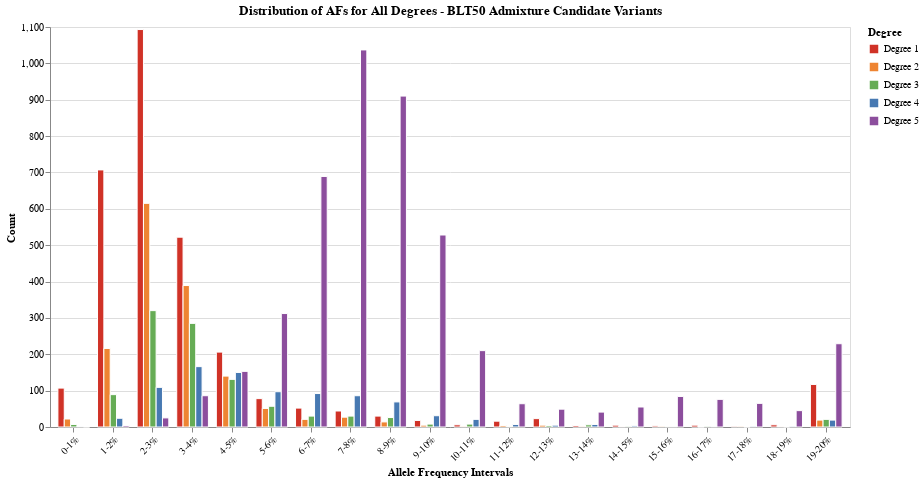

Notebook code cell kept with this figure:
### Code cell
import altair as alt
import pandas as pd
import numpy as np

# Your data
degree_1 = [107, 707, 1093, 522, 206, 78, 52, 44, 30, 205]
degree_2 = [22, 216, 615, 389, 140, 51, 21, 27, 14, 43]
degree_3 = [7, 89, 320, 285, 131, 57, 30, 30, 26, 53]
degree_4 = [1, 24, 109, 166, 150, 97, 92, 86, 69, 99]
degree_5 = [0, 4, 25, 86, 153, 312, 689, 1037, 910, 1446] # sum = 4461


degree_1_20 = [107, 707, 1093, 522, 206, 78, 52, 44, 30, 18, 6, 16, 23, 4, 5, 3, 5, 2, 6, 117]
degree_2_20 = [22, 216, 615, 389, 140, 51, 21, 27, 14, 5, 2, 4, 5, 2, 1, 2, 0, 2, 1, 19]
degree_3_20 = [7, 89, 320, 285, 131, 57, 30, 30, 26, 8, 8, 1, 4, 6, 2, 1, 2, 0, 0, 21]
degree_4_20 = [1, 24, 109, 166, 150, 97, 92, 86, 69, 31, 21, 7, 5, 7, 3, 1, 1, 2, 2, 19]
degree_5_20=[0, 4, 25, 86, 153, 312, 689, 1037, 910, 528, 210, 64, 49, 41, 55, 84, 76, 65, 45, 229]

# Your color palette
red = '#D03227'
orange = '#EE8432'
green = '#66AC55'
blue = '#4779B2'
purple = '#8C4E9D'

# Create the frequency intervals
bin_labels = [f"{i*1}-{(i+1)*1}%" for i in range(20)]

# Combine all data into a single DataFrame
data_rows = []
degrees_data = {
    'Degree 1': (degree_1_20, red),
    'Degree 2': (degree_2_20, orange),
    'Degree 3': (degree_3_20, green),
    'Degree 4': (degree_4_20, blue),
    'Degree 5': (degree_5_20, purple)
}

for degree_name, (counts, color) in degrees_data.items():
    for i, count in enumerate(counts):
        data_rows.append({
            'frequency_interval': bin_labels[i],
            'count': count,
            'degree': degree_name
        })

# Create DataFrame
combined_df = pd.DataFrame(data_rows)

# Create the grouped bar chart
chart = alt.Chart(combined_df).mark_bar(
    stroke='white',
    strokeWidth=1
).add_params(
    alt.selection_interval()
).encode(
    x=alt.X('frequency_interval:O',
            title='Allele Frequency Intervals',
            axis=alt.Axis(labelAngle=-45),
            sort=bin_labels),
    y=alt.Y('count:Q',
            title='Count',
            axis=alt.Axis(tickMinStep=1)),
    color=alt.Color('degree:N',
                    title='Degree',
                    scale=alt.Scale(domain=['Degree 1', 'Degree 2', 'Degree 3', 'Degree 4', 'Degree 5'],
                                   range=[red, orange, green, blue, purple])),
    xOffset=alt.XOffset('degree:N'),
    tooltip=['degree:N', 'frequency_interval:O', 'count:Q']
).properties(
    width=800,
    height=400,
    title='Distribution of AFs for All Degrees - BLT50 Admixture Candidate Variants'
).resolve_scale(
    color='independent'
)

# Display the chart
chart.show()

### Figure 1 — Vega-Lite specification as saved in the notebook (floating-point values rounded to 4 significant figures)
{"config": {"view": {"continuousWidth": 300, "continuousHeight": 300}}, "data": {"name": "data-a9d0945722f6607e0ddbbac095fbfab0"}, "mark": {"type": "bar", "stroke": "white", "strokeWidth": 1}, "encoding": {"color": {"field": "degree", "scale": {"domain": ["Degree 1", "Degree 2", "Degree 3", "Degree 4", "Degree 5"], "range": ["#D03227", "#EE8432", "#66AC55", "#4779B2", "#8C4E9D"]}, "title": "Degree", "type": "nominal"}, "tooltip": [{"field": "degree", "type": "nominal"}, {"field": "frequency_interval", "type": "ordinal"}, {"field": "count", "type": "quantitative"}], "x": {"axis": {"labelAngle": -45}, "field": "frequency_interval", "sort": ["0-1%", "1-2%", "2-3%", "3-4%", "4-5%", "5-6%", "6-7%", "7-8%", "8-9%", "9-10%", "10-11%", "11-12%", "12-13%", "13-14%", "14-15%", "15-16%", "16-17%", "17-18%", "18-19%", "19-20%"], "title": "Allele Frequency Intervals", "type": "ordinal"}, "xOffset": {"field": "degree", "type": "nominal"}, "y": {"axis": {"tickMinStep": 1}, "field": "count", "title": "Count", "type": "quantitative"}}, "height": 400, "params": [{"name": "param_38", "select": {"type": "interval"}}], "resolve": {"scale": {"color": "independent"}}, "title": "Distribution of AFs for All Degrees - BLT50 Admixture Candidate Variants", "width": 800, "$schema": "https://vega.github.io/schema/vega-lite/v5.20.1.json", "datasets": {"data-a9d0945722f6607e0ddbbac095fbfab0": [{"frequency_interval": "0-1%", "count": 107, "degree": "Degree 1"}, {"frequency_interval": "1-2%", "count": 707, "degree": "Degree 1"}, {"frequency_interval": "2-3%", "count": 1093, "degree": "Degree 1"}, {"frequency_interval": "3-4%", "count": 522, "degree": "Degree 1"}, {"frequency_interval": "4-5%", "count": 206, "degree": "Degree 1"}, {"frequency_interval": "5-6%", "count": 78, "degree": "Degree 1"}, {"frequency_interval": "6-7%", "count": 52, "degree": "Degree 1"}, {"frequency_interval": "7-8%", "count": 44, "degree": "Degree 1"}, {"frequency_interval": "8-9%", "count": 30, "degree": "Degree 1"}, {"frequency_interval": "9-10%", "count": 18, "degree": "Degree 1"}, {"frequency_interval": "10-11%", "count": 6, "degree": "Degree 1"}, {"frequency_interval": "11-12%", "count": 16, "degree": "Degree 1"}, {"frequency_interval": "12-13%", "count": 23, "degree": "Degree 1"}, {"frequency_interval": "13-14%", "count": 4, "degree": "Degree 1"}, {"frequency_interval": "14-15%", "count": 5, "degree": "Degree 1"}, {"frequency_interval": "15-16%", "count": 3, "degree": "Degree 1"}, {"frequency_interval": "16-17%", "count": 5, "degree": "Degree 1"}, {"frequency_interval": "17-18%", "count": 2, "degree": "Degree 1"}, {"frequency_interval": "18-19%", "count": 6, "degree": "Degree 1"}, {"frequency_interval": "19-20%", "count": 117, "degree": "Degree 1"}, {"frequency_interval": "0-1%", "count": 22, "degree": "Degree 2"}, {"frequency_interval": "1-2%", "count": 216, "degree": "Degree 2"}, {"frequency_interval": "2-3%", "count": 615, "degree": "Degree 2"}, {"frequency_interval": "3-4%", "count": 389, "degree": "Degree 2"}, {"frequency_interval": "4-5%", "count": 140, "degree": "Degree 2"}, {"frequency_interval": "5-6%", "count": 51, "degree": "Degree 2"}, {"frequency_interval": "6-7%", "count": 21, "degree": "Degree 2"}, {"frequency_interval": "7-8%", "count": 27, "degree": "Degree 2"}, {"frequency_interval": "8-9%", "count": 14, "degree": "Degree 2"}, {"frequency_interval": "9-10%", "count": 5, "degree": "Degree 2"}, {"frequency_interval": "10-11%", "count": 2, "degree": "Degree 2"}, {"frequency_interval": "11-12%", "count": 4, "degree": "Degree 2"}, {"frequency_interval": "12-13%", "count": 5, "degree": "Degree 2"}, {"frequency_interval": "13-14%", "count": 2, "degree": "Degree 2"}, {"frequency_interval": "14-15%", "count": 1, "degree": "Degree 2"}, {"frequency_interval": "15-16%", "count": 2, "degree": "Degree 2"}, {"frequency_interval": "16-17%", "count": 0, "degree": "Degree 2"}, {"frequency_interval": "17-18%", "count": 2, "degree": "Degree 2"}, {"frequency_interval": "18-19%", "count": 1, "degree": "Degree 2"}, {"frequency_interval": "19-20%", "count": 19, "degree": "Degree 2"}, {"frequency_interval": "0-1%", "count": 7, "degree": "Degree 3"}, {"frequency_interval": "1-2%", "count": 89, "degree": "Degree 3"}, {"frequency_interval": "2-3%", "count": 320, "degree": "Degree 3"}, {"frequency_interval": "3-4%", "count": 285, "degree": "Degree 3"}, {"frequency_interval": "4-5%", "count": 131, "degree": "Degree 3"}, {"frequency_interval": "5-6%", "count": 57, "degree": "Degree 3"}, {"frequency_interval": "6-7%", "count": 30, "degree": "Degree 3"}, {"frequency_interval": "7-8%", "count": 30, "degree": "Degree 3"}, {"frequency_interval": "8-9%", "count": 26, "degree": "Degree 3"}, {"frequency_interval": "9-10%", "count": 8, "degree": "Degree 3"}, {"frequency_interval": "10-11%", "count": 8, "degree": "Degree 3"}, {"frequency_interval": "11-12%", "count": 1, "degree": "Degree 3"}, {"frequency_interval": "12-13%", "count": 4, "degree": "Degree 3"}, {"frequency_interval": "13-14%", "count": 6, "degree": "Degree 3"}, {"frequency_interval": "14-15%", "count": 2, "degree": "Degree 3"}, {"frequency_interval": "15-16%", "count": 1, "degree": "Degree 3"}, {"frequency_interval": "16-17%", "count": 2, "degree": "Degree 3"}, {"frequency_interval": "17-18%", "count": 0, "degree": "Degree 3"}, {"frequency_interval": "18-19%", "count": 0, "degree": "Degree 3"}, {"frequency_interval": "19-20%", "count": 21, "degree": "Degree 3"}, {"frequency_interval": "0-1%", "count": 1, "degree": "Degree 4"}, {"frequency_interval": "1-2%", "count": 24, "degree": "Degree 4"}, {"frequency_interval": "2-3%", "count": 109, "degree": "Degree 4"}, {"frequency_interval": "3-4%", "count": 166, "degree": "Degree 4"}, {"frequency_interval": "4-5%", "count": 150, "degree": "Degree 4"}, {"frequency_interval": "5-6%", "count": 97, "degree": "Degree 4"}, {"frequency_interval": "6-7%", "count": 92, "degree": "Degree 4"}, {"frequency_interval": "7-8%", "count": 86, "degree": "Degree 4"}, {"frequency_interval": "8-9%", "count": 69, "degree": "Degree 4"}, {"frequency_interval": "9-10%", "count": 31, "degree": "Degree 4"}, {"frequency_interval": "10-11%", "count": 21, "degree": "Degree 4"}, {"frequency_interval": "11-12%", "count": 7, "degree": "Degree 4"}, {"frequency_interval": "12-13%", "count": 5, "degree": "Degree 4"}, {"frequency_interval": "13-14%", "count": 7, "degree": "Degree 4"}, {"frequency_interval": "14-15%", "count": 3, "degree": "Degree 4"}, {"frequency_interval": "15-16%", "count": 1, "degree": "Degree 4"}, {"frequency_interval": "16-17%", "count": 1, "degree": "Degree 4"}, {"frequency_interval": "17-18%", "count": 2, "degree": "Degree 4"}, {"frequency_interval": "18-19%", "count": 2, "degree": "Degree 4"}, {"frequency_interval": "19-20%", "count": 19, "degree": "Degree 4"}, {"frequency_interval": "0-1%", "count": 0, "degree": "Degree 5"}, {"frequency_interval": "1-2%", "count": 4, "degree": "Degree 5"}, {"frequency_interval": "2-3%", "count": 25, "degree": "Degree 5"}, {"frequency_interval": "3-4%", "count": 86, "degree": "Degree 5"}, {"frequency_interval": "4-5%", "count": 153, "degree": "Degree 5"}, {"frequency_interval": "5-6%", "count": 312, "degree": "Degree 5"}, {"frequency_interval": "6-7%", "count": 689, "degree": "Degree 5"}, {"frequency_interval": "7-8%", "count": 1037, "degree": "Degree 5"}, {"frequency_interval": "8-9%", "count": 910, "degree": "Degree 5"}, {"frequency_interval": "9-10%", "count": 528, "degree": "Degree 5"}, {"frequency_interval": "10-11%", "count": 210, "degree": "Degree 5"}, {"frequency_interval": "11-12%", "count": 64, "degree": "Degree 5"}, {"frequency_interval": "12-13%", "count": 49, "degree": "Degree 5"}, {"frequency_interval": "13-14%", "count": 41, "degree": "Degree 5"}, {"frequency_interval": "14-15%", "count": 55, "degree": "Degree 5"}, {"frequency_interval": "15-16%", "count": 84, "degree": "Degree 5"}, {"frequency_interval": "16-17%", "count": 76, "degree": "Degree 5"}, {"frequency_interval": "17-18%", "count": 65, "degree": "Degree 5"}, {"frequency_interval": "18-19%", "count": 45, "degree": "Degree 5"}, {"frequency_interval": "19-20%", "count": 229, "degree": "Degree 5"}]}}
